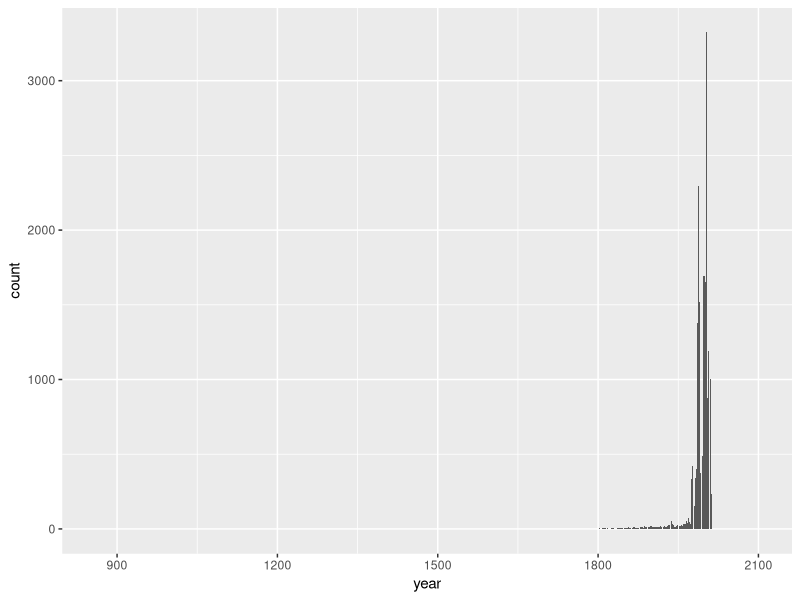
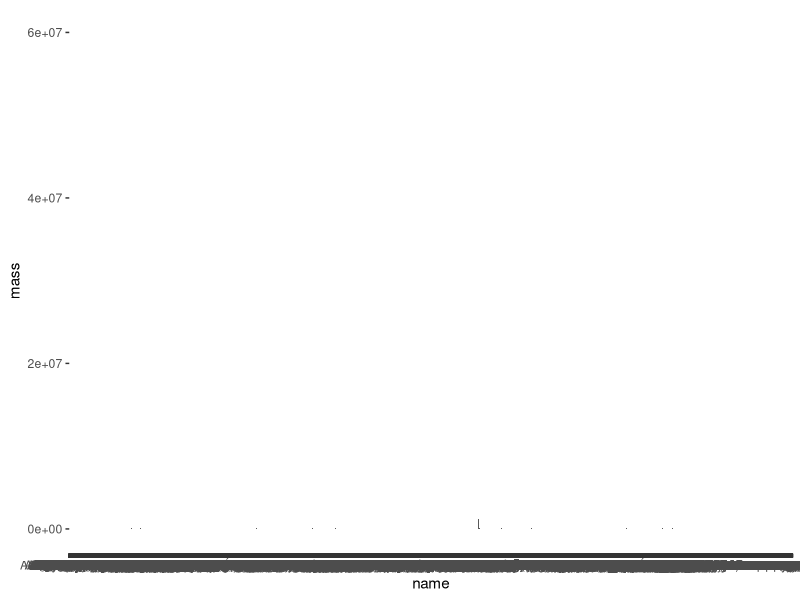

Recreate these plots in R, in order.
library(tidyverse)

data <- read_csv('Meteorite_Landings.csv')




# rename mass(g)
names(data)[names(data) == "mass (g)"] <- "mass"

#use gg plot to make a bar graph based on year

ggplot(data = data,
       mapping = aes(x = year)) +
  geom_bar()

# use ggplot to create a bar graph based on name and mass

ggplot(data = data,
       mapping = aes(x = name,
                     y = mass)) +
  geom_bar(stat = "identity")